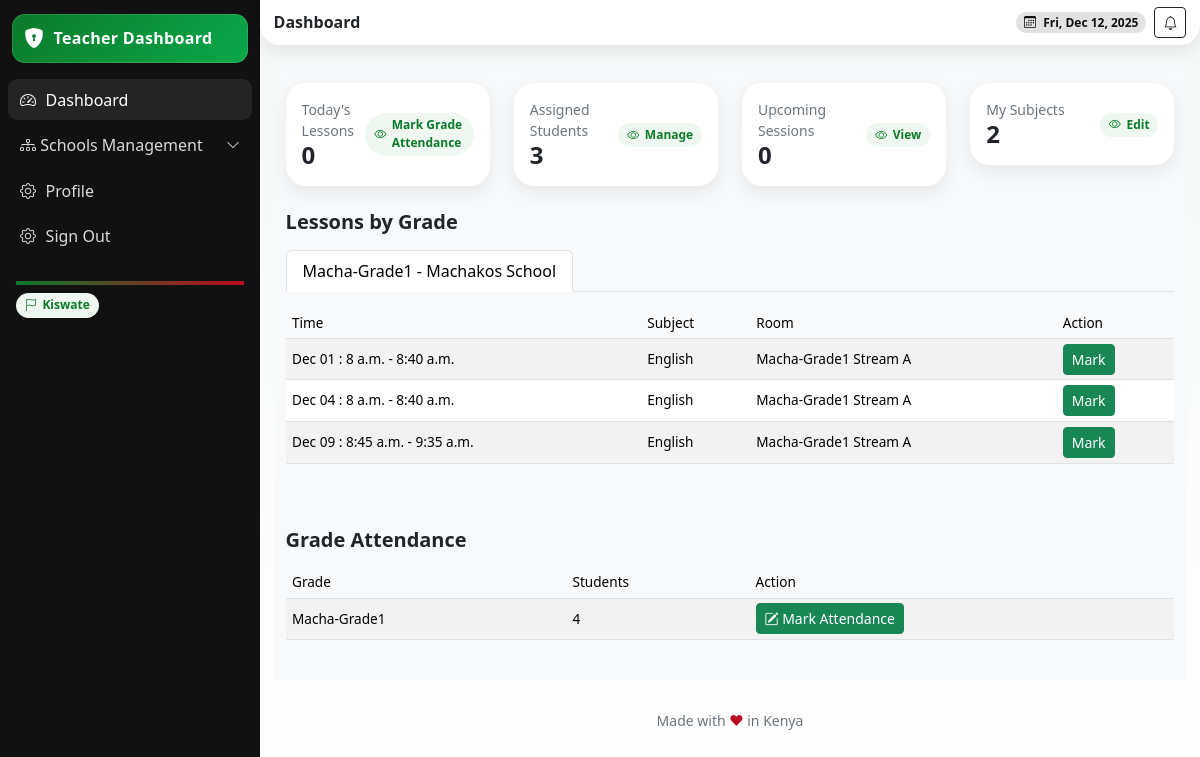
The app's page /teacher-dashboard/ (signed in) with its own data.
### school/models.py (models this page shows, shortened)
class Grade(models.Model):
    name = models.CharField(max_length=50)
    school = models.ForeignKey(School, on_delete=models.CASCADE, related_name='grades')
    lessons_per_term = models.PositiveIntegerField(default=9)
    description = models.TextField(blank=True)
    code = models.CharField(max_length=50, db_index=True)
    capacity = models.PositiveIntegerField(default=30)
    created_at = models.DateTimeField(auto_now_add=True)
    is_active = models.BooleanField(default=True)
    class Meta:
        unique_together = ['school', 'code']
    def __str__(self):
        return f"{self.name} - {self.school.name}"

class School(models.Model):
    name = models.CharField(max_length=255)
    school_admin = models.OneToOneField(User, on_delete=models.CASCADE, related_name='school_admin_profile')
    code = models.CharField(max_length=50, unique=True)
    address = models.TextField(blank=True)
    contact_email = models.EmailField()
    contact_phone = models.CharField(max_length=15)
    county = models.ForeignKey(County, on_delete=models.SET_NULL, null=True, blank=True)
    city = models.ForeignKey(City, on_delete=models.SET_NULL, null=True, blank=True)
    constituency = models.ForeignKey(Constituency, on_delete=models.SET_NULL, null=True, blank=True)
    sub_county = models.ForeignKey(SubCounty, on_delete=models.SET_NULL, null=True, blank=True)
    ward = models.ForeignKey(Ward, on_delete=models.SET_NULL, null=True, blank=True)
    created_at = models.DateTimeField(auto_now_add=True)
    is_active = models.BooleanField(default=True)

class Lesson(models.Model):
    timetable = models.ForeignKey(Timetable, on_delete=models.CASCADE, related_name='lessons', blank=True, null=True)
    subject = models.ForeignKey(Subject, on_delete=models.CASCADE, related_name='lessons', blank=True, null=True)
    stream = models.ForeignKey('Streams', on_delete=models.CASCADE, related_name='lessons', blank=True, null=True)
    teacher = models.ForeignKey('StaffProfile', on_delete=models.CASCADE, related_name='lessons_taught')
    day_of_week = models.CharField(max_length=10, choices=WEEKDAY_CHOICES, blank=True, null=True)
    time_slot = models.ForeignKey(TimeSlot, on_delete=models.CASCADE, related_name='lessons', blank=True, null=True)
    room = models.CharField(max_length=50, blank=True)
    is_canceled = models.BooleanField(default=False)
    lesson_date = models.DateField(blank=True, null=True)  # For one-off changes
    notes = models.TextField(blank=True)
    class Meta:
        ordering = ['day_of_week','lesson_date', 'time_slot__start_time']
        unique_together = ['timetable', 'subject', 'day_of_week', 'time_slot', 'stream']

class TimeSlot(models.Model):
    start_time = models.TimeField()
    end_time = models.TimeField()
    description = models.CharField(max_length=100, blank=True)
    school = models.ForeignKey('School', on_delete=models.CASCADE, related_name='time_slots')
    created_at = models.DateTimeField(auto_now_add=True)
    created_by = models.ForeignKey('StaffProfile', on_delete=models.SET_NULL, null=True, related_name='created_time_slots')
    updated_at = models.DateTimeField(auto_now=True)
    updated_by = models.ForeignKey('StaffProfile', on_delete=models.SET_NULL, null=True, related_name='updated_time_slots')
    class Meta:
        unique_together = ['school', 'start_time', 'end_time']
        ordering = ['start_time']

class Subject(models.Model):
    name = models.CharField(max_length=255)
    description = models.TextField(blank=True)
    code = models.CharField(max_length=100, blank=True)
    school = models.ForeignKey(School, on_delete=models.CASCADE)
    grade = models.ForeignKey(Grade, on_delete=models.CASCADE, related_name='subjects')
    start_date = models.DateField()
    end_date = models.DateField(blank=True, null=True)
    sessions_per_week = models.PositiveIntegerField(default=2)
    is_active = models.BooleanField(default=True)

### userauths/views.py (the view)
# urls.py: path('teacher-dashboard/', views.teacher_dashboard, name='teacher-dashboard'),
@login_required
def teacher_dashboard(request):
    try:
        if not (request.user.is_teacher or request.user.school_staff):
            messages.error(request, "Access denied: Teacher/Staff role required.")
            return redirect('userauths:sign-in')
        teacher = request.user.staffprofile  # OneToOneField
        today = timezone.now().date()
        assigned_lessons = Lesson.objects.filter(
            teacher=teacher,
            timetable__start_date__lte=today,
            timetable__end_date__gte=today,
            timetable__school=teacher.school
        ).select_related('timetable__grade', 'subject').order_by('lesson_date')
        sessions = Session.objects.filter(
            lesson__in=assigned_lessons,
            teacher=teacher
        ).select_related('lesson', 'subject', 'platform').order_by('scheduled_at')
        lessons_by_grade = {}
        grades_set = set()
        for lesson in assigned_lessons:
            grade = lesson.timetable.grade
            grades_set.add(grade)
            lessons_by_grade.setdefault(grade, []).append(lesson)
        subjects = teacher.subjects.all()
        context = {
            'lessons': assigned_lessons,
            'lessons_by_grade': lessons_by_grade,
            'sessions': sessions,
            'grades': sorted(grades_set, key=lambda g: g.name),  # Actual Grade objects
            'subjects': subjects,
            'school': teacher.school,
            'today_lessons': assigned_lessons.filter(lesson_date=today),
        }
        return render(request, 'school/teacher/dashboard.html', context)
    except StaffProfile.DoesNotExist:
        messages.error(request, "Staff profile not found.")
        return redirect('userauths:teacher-dashboard')

### templates/school/teacher/dashboard.html (shortened to what this page needs)
{% extends 'school/teacher/base.html' %}
{% block content %}
<section class="bg-light py-4">
    <div class="container">
        <div class="row g-4">
            <div class="col-6 col-md-3">
            <div class="card k-card">
              <div class="card-body p-3">
                <div class="d-flex justify-content-between align-items-center">
                  <div>
                    <div class="text-secondary small">Today's Lessons</div>
                    <div class="h4 m-0 fw-bold">{{ today_lessons.count|default:"0" }}</div>
                  </div>
                  <a href=""><span class="k-pill"> <i class="bi bi-eye"></i> Mark Grade Attendance</span></a>
                </div>
              </div>
            </div>
          </div>
            <div class="col-6 col-md-3">
            <div class="card k-card">
              <div class="card-body p-3">
                <div class="d-flex justify-content-between align-items-center">
                  <div>
                    <div class="text-secondary small">Assigned Students</div>
                    <div class="h4 m-0 fw-bold">{{ lessons|length|default:"0" }}</div>
                  </div>
                  <a href="{% url 'school:school-enrollment' %}"><span class="k-pill"> <i class="bi bi-eye"></i> Manage</span></a>
                </div>
              </div>
            </div>
          </div>
            <div class="col-6 col-md-3">
            <div class="card k-card">
              <div class="card-body p-3">
                <div class="d-flex justify-content-between align-items-center">
                  <div>
                    <div class="text-secondary small">Upcoming Sessions</div>
                    <div class="h4 m-0 fw-bold">{{ sessions.count|default:"0" }}</div>
                  </div>
                  <a href="{% url 'school:school-sessions' %}"><span class="k-pill"> <i class="bi bi-eye"></i> View</span></a>
                </div>
              </div>
            </div>
          </div>
            <div class="col-6 col-md-3">
            <div class="card k-card">
              <div class="card-body p-3">
                <div class="d-flex justify-content-between align-items-center">
                  <div>
                    <div class="text-secondary small">My Subjects</div>
                    <div class="h4 m-0 fw-bold">{{ subjects|length|default:"0" }}</div>
                  </div>
                  <a href="{% url 'school:school-subjects' %}"><span class="k-pill"> <i class="bi bi-eye"></i> Edit</span></a>
                </div>
              </div>
            </div>
          </div>
        </div>
        {% if lessons_by_grade %}
        <div class="row mt-4">
            <div class="col-12">
                <h5 class="fw-semibold mb-3">Lessons by Grade</h5>
                <ul class="nav nav-tabs mb-3">
                    {% for grade in grades %}
                    <li class="nav-item">
                        <a class="nav-link {% if forloop.first %}active{% endif %}" href="#grade-{{ forloop.counter }}" data-bs-toggle="tab">{{ grade }}</a>
                    </li>
                    {% endfor %}
                </ul>
                <div class="tab-content">
                    {% for grade, grade_lessons in lessons_by_grade.items %}
                    <div class="tab-pane fade {% if forloop.first %}show active{% endif %}" id="grade-{{ forloop.counter }}">
                        <div class="table-responsive">
                            <table class="table table-striped">
                                <thead><tr><th>Time</th><th>Subject</th><th>Room</th><th>Action</th></tr></thead>
                                <tbody>
                                    {% for lesson in grade_lessons|slice:":5" %}
                                    <tr>
                                        <td>{{ lesson.lesson_date|date:"M d" }} : {{ lesson.time_slot.start_time }} - {{ lesson.time_slot.end_time }}</td>
                                        <td>{{ lesson.subject.name }}</td>
                                        <td>{{ lesson.room|default:"N/A" }}</td>
                                        <td><a href="{% url 'school:teacher-attendance-mark' lesson.id %}" class="btn btn-sm btn-success">Mark</a></td>
                                    </tr>
                                    {% empty %}
                                    <tr><td colspan="4">No lessons for this grade.</td></tr>
                                    {% endfor %}
                                </tbody>
                            </table>
                        </div>
                    </div>
                    {% endfor %}
                </div>
            </div>
        </div>
        {% endif %}
        {% if grades %}
        <div class="row mt-5">
            <div class="col-12">
                <h5 class="fw-semibold mb-3">Grade Attendance</h5>
                <div class="table-responsive">
                    <table class="table table-striped">
                        <thead>
                            <tr>
                                <th>Grade</th>
                                <th>Students</th>
                                <th>Action</th>
                            </tr>
                        </thead>
                        <tbody>
                            {% for grade in grades %}
                                <tr>
                                    <td>{{ grade.name }}</td>
                                    <td>{{ grade.students.count }}</td>
                                    <td>
                                        <a href="{% url 'school:teacher-class-attendance-report' grade.id %}"
                                           class="btn btn-sm btn-success">
                                           <i class="bi bi-pencil-square"></i> Mark Attendance
                                        </a>
                                    </td>
                                </tr>
                            {% empty %}
                                <tr>
                                    <td colspan="3" class="text-center text-muted">No grades assigned.</td>
                                </tr>
                            {% endfor %}
                        </tbody>
                    </table>
                </div>
            </div>
        </div>
        {% endif %}
    </div>
</section>
{% endblock %}

### templates/school/teacher/base.html (style rules this page uses)
:root { --kenya-green: #0b7a2a; --kenya-red: #bb0a21; --kenya-black: #111111; --kenya-white: #ffffff; --kenya-grey: #f5f7f8; --radius-xl: 1.25rem; --shadow-soft: 0 6px 18px rgba(0,0,0,.08); --space-compact: .5rem; }
html, body { height: 100%; }
body { background: linear-gradient(180deg, var(--kenya-grey), #fff); }
.card.k-card { border: 0; border-radius: var(--radius-xl); box-shadow: var(--shadow-soft); overflow: hidden; }
.k-pill { display: inline-flex; align-items: center; gap: .35rem; border-radius: 999px; padding: .2rem .55rem; font-size: .75rem; background: #eef7f0; color: var(--kenya-green); font-weight: 600; }
.table { font-size: 0.85rem; }
.table td, .table th { padding: 0.3rem 0.4rem; vertical-align: middle; }
.table thead th { font-weight: 500; background-color: #f8f9fa; }

### records on screen
Grade: name+school "Macha-Grade1 - Machakos School", name "Macha-Grade1", students.count "4"
Lesson: lesson_date "Dec 01", time_slot.start_time "8 a.m.", time_slot.end_time "8:40 a.m.", subject.name "English", room "Macha-Grade1 Stream A"
Lesson: lesson_date "Dec 04", time_slot.start_time "8 a.m.", time_slot.end_time "8:40 a.m.", subject.name "English", room "Macha-Grade1 Stream A"
Lesson: lesson_date "Dec 09", time_slot.start_time "8:45 a.m.", time_slot.end_time "9:35 a.m.", subject.name "English", room "Macha-Grade1 Stream A"

### other values on screen
{{ today_lessons.count|default:"0" }} "0"
{{ lessons|length|default:"0" }} "3"
{{ sessions.count|default:"0" }} "0"
{{ subjects|length|default:"0" }} "2"
